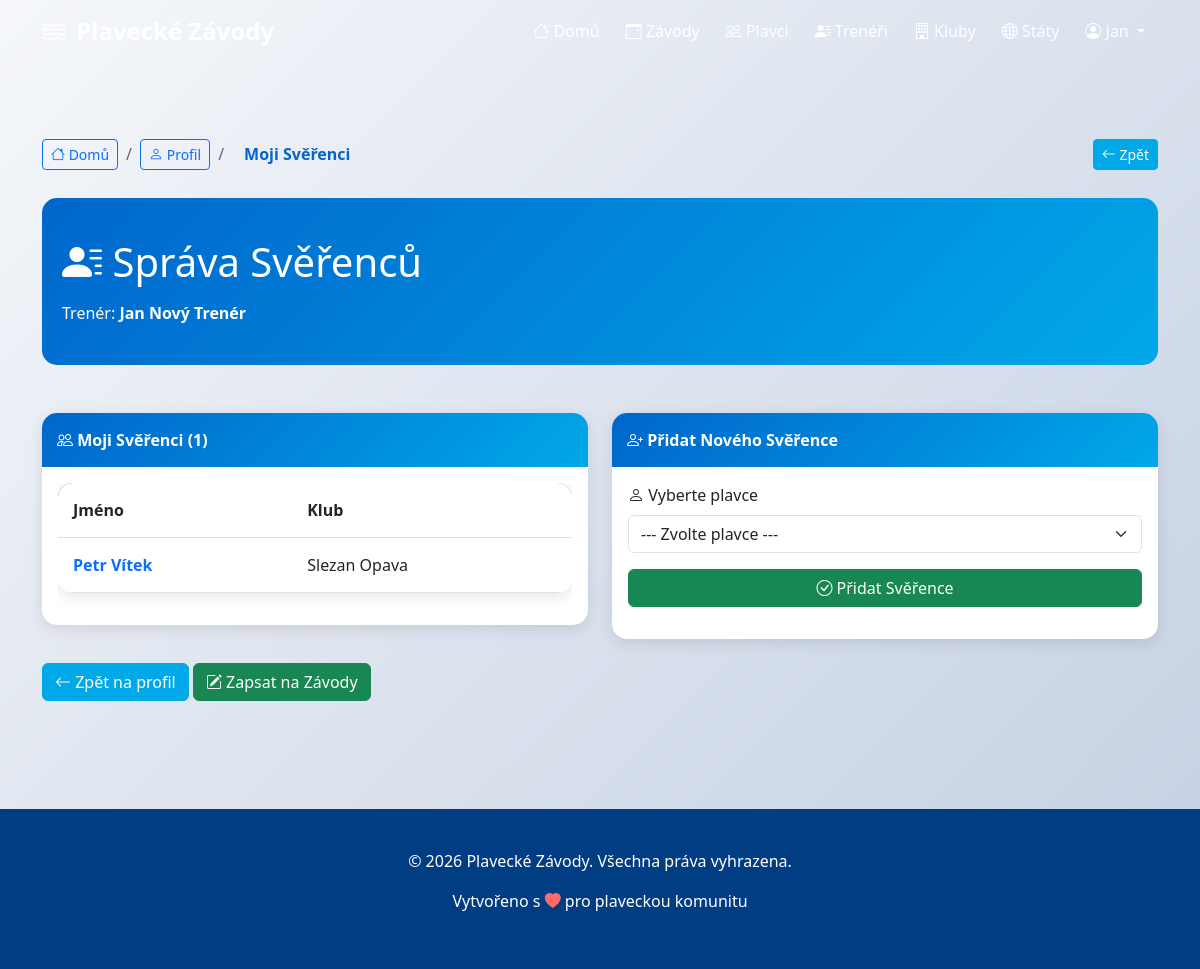
The app's page /treneri/add-sverenek/ (signed in) with its own data.
### zavody/models.py (models this page shows, shortened)
class Trener(models.Model):
    POHLAVI_CHOICES = [
        ('M', 'Muž'),
        ('Z', 'Žena'),
    ]
    trener_id = models.AutoField(primary_key=True)
    jmeno = models.CharField(max_length=100)
    prijmeni = models.CharField(max_length=100)
    pohlavi = models.CharField(max_length=1, choices=POHLAVI_CHOICES, blank=True, null=True)
    foto = models.CharField(max_length=255, blank=True, null=True)
    klub = models.ForeignKey(Klub, on_delete=models.SET_NULL, null=True)
    stat = models.ForeignKey(Stat, on_delete=models.SET_NULL, null=True)
    plavci = models.ManyToManyField(Plavec, related_name='treneri', blank=True)
    class Meta:
        db_table = 'trener'
        verbose_name = 'Trenér'
        verbose_name_plural = 'Trenéři'

class Plavec(models.Model):
    POHLAVI_CHOICES = [
        ('M', 'Muž'),
        ('Z', 'Žena'),
    ]
    plavec_id = models.AutoField(primary_key=True)
    jmeno = models.CharField(max_length=100)
    prijmeni = models.CharField(max_length=100)
    rocnik = models.IntegerField()  # Rok narození
    vaha = models.DecimalField(max_digits=5, decimal_places=2, blank=True, null=True)
    vyska = models.DecimalField(max_digits=5, decimal_places=2, blank=True, null=True)
    pohlavi = models.CharField(max_length=1, choices=POHLAVI_CHOICES)
    foto = models.CharField(max_length=255, blank=True, null=True)
    klub = models.ForeignKey(Klub, on_delete=models.SET_NULL, null=True)
    stat = models.ForeignKey(Stat, on_delete=models.SET_NULL, null=True)
    class Meta:
        db_table = 'plavec'
        verbose_name = 'Plavec'
        verbose_name_plural = 'Plavci'

class Klub(models.Model):
    klub_id = models.AutoField(primary_key=True)
    nazev = models.CharField(max_length=100)
    mesto = models.ForeignKey(Mesto, on_delete=models.CASCADE)
    datum_zalozeni = models.DateField(blank=True, null=True)
    class Meta:
        db_table = 'klub'
        verbose_name = 'Klub'
        verbose_name_plural = 'Kluby'

### zavody/views.py (the view, shortened to what this page needs)
# urls.py: path('treneri/add-sverenek/', views.add_sverenek, name='add_sverenek'),
@login_required(login_url='login')
def add_sverenek(request):
    try:
        if not hasattr(request.user, 'profile') or request.user.profile.role != 'trener':
            messages.error(request, 'Nejste zaregistrován/a jako trenér.')
            return redirect('home')
        treneri = Trener.objects.filter(jmeno__icontains=request.user.first_name) if request.user.first_name else Trener.objects.filter(jmeno__icontains=request.user.username)
        if not treneri.exists():
            trener = Trener.objects.create(
                jmeno=request.user.first_name or request.user.username,
                prijmeni=request.user.last_name or '',
                klub_id=1  # Default klub (měl by existovat)
            )
        else:
            trener = treneri.first()
        visi_plavci = Plavec.objects.exclude(treneri__trener_id=trener.trener_id)
        context = {
            'trener': trener,
            'visi_plavci': visi_plavci,
            'soucasni_plavci': trener.plavci.all(),
        }
        return render(request, 'zavody/add_sverenek.html', context)
    except Exception as e:
        messages.error(request, 'Došlo k chybě. Kontaktujte administrátora.')
        return redirect('profile')

### zavody/templates/zavody/add_sverenek.html (shortened to what this page needs)
{% extends 'base.html' %}
{% block content %}
<div class="container py-5">
    <nav aria-label="breadcrumb" class="mb-4" style="display: flex; justify-content: space-between; align-items: center; gap: 1rem;">
        <div style="display: flex; gap: 0.5rem; align-items: center;">
            <a href="{% url 'home' %}" class="btn btn-sm btn-outline-primary">
                <i class="bi bi-house"></i> Domů
            </a>
            <span style="color: #666;">/</span>
            <a href="{% url 'profile' %}" class="btn btn-sm btn-outline-primary">
                <i class="bi bi-person"></i> Profil
            </a>
            <span style="color: #666;">/</span>
            <span style="padding: 0.5rem 0.75rem; color: #0066cc; font-weight: 600;">Moji Svěřenci</span>
        </div>
        <button onclick="history.back()" class="btn btn-sm btn-secondary" style="white-space: nowrap;">
            <i class="bi bi-arrow-left"></i> Zpět
        </button>
    </nav>
    <div class="detail-header">
        <h1><i class="bi bi-person-lines-fill"></i> Správa Svěřenců</h1>
        <p class="mb-0">Trenér: <strong>{{ trener.jmeno }} {{ trener.prijmeni }}</strong></p>
    </div>
    <div class="row mt-5">
        <div class="col-md-6">
            <div class="card">
                <div class="card-header">
                    <i class="bi bi-people"></i> Moji Svěřenci ({{ soucasni_plavci|length }})
                </div>
                <div class="card-body">
                    {% if soucasni_plavci %}
                        <div class="table-responsive">
                            <table class="table table-sm table-hover">
                                <thead>
                                    <tr>
                                        <th>Jméno</th>
                                        <th>Klub</th>
                                    </tr>
                                </thead>
                                <tbody>
                                    {% for plavec in soucasni_plavci %}
                                        <tr>
                                            <td>
                                                <a href="{% url 'plavec_detail' plavec.plavec_id %}" style="text-decoration: none;">
                                                    <strong>{{ plavec.jmeno }} {{ plavec.prijmeni }}</strong>
                                                </a>
                                            </td>
                                            <td>
                                                {% if plavec.klub %}
                                                    {{ plavec.klub.nazev }}
                                                {% else %}
                                                    <span class="text-muted">—</span>
                                                {% endif %}
                                            </td>
                                        </tr>
                                    {% endfor %}
                                </tbody>
                            </table>
                        </div>
                    {% else %}
                        <div class="alert alert-info" role="alert">
                            <i class="bi bi-info-circle"></i> Zatím nemáte žádné svěřence.
                        </div>
                    {% endif %}
                </div>
            </div>
        </div>
        <div class="col-md-6">
            <div class="card">
                <div class="card-header">
                    <i class="bi bi-person-plus"></i> Přidat Nového Svěřence
                </div>
                <div class="card-body">
                    {% if visi_plavci %}
                        <form method="post" class="mb-3">
                            <div class="mb-3">
                                <label for="plavec_id" class="form-label">
                                    <i class="bi bi-person"></i> Vyberte plavce
                                </label>
                                <select name="plavec_id" id="plavec_id" class="form-select" required>
                                    <option value="">--- Zvolte plavce ---</option>
                                </select>
                            </div>
                            <button type="submit" class="btn btn-success w-100">
                                <i class="bi bi-check-circle"></i> Přidat Svěřence
                            </button>
                        </form>
                    {% else %}
                        <div class="alert alert-info" role="alert">
                            <i class="bi bi-info-circle"></i> Všichni dostupní plavci jsou již ve vašem seznamu nebo nejsou k dispozici.
                        </div>
                    {% endif %}
                </div>
            </div>
        </div>
    </div>
    <div class="row mt-4">
        <div class="col-12">
            <a href="{% url 'trener_detail' trener.trener_id %}" class="btn btn-secondary">
                <i class="bi bi-arrow-left"></i> Zpět na profil
            </a>
            <a href="{% url 'zapsat_plavce_na_zavod' %}" class="btn btn-success">
                <i class="bi bi-pencil-square"></i> Zapsat na Závody
            </a>
        </div>
    </div>
</div>
{% endblock %}

### zavody/templates/base.html (shortened to what this page needs)
<!DOCTYPE html>
<html lang="cs">
<head>
    <link href="https://cdn.jsdelivr.net/npm/bootstrap@5.3.0/dist/css/bootstrap.min.css" rel="stylesheet">
    <link rel="stylesheet" href="https://cdn.jsdelivr.net/npm/bootstrap-icons@1.11.0/font/bootstrap-icons.css">
</head>
<body>
    <nav class="navbar navbar-expand-lg navbar-dark">
        <div class="container">
            <a class="navbar-brand" href="{% url 'home' %}">
                <i class="bi bi-water"></i>
            </a>
            <div class="collapse navbar-collapse" id="navbarNav">
                <ul class="navbar-nav ms-auto">
                    <li class="nav-item">
                        <a class="nav-link" href="{% url 'home' %}">
                            <i class="bi bi-house"></i> Domů
                        </a>
                    </li>
                    <li class="nav-item">
                        <a class="nav-link" href="{% url 'zavody_list' %}">
                            <i class="bi bi-calendar-event"></i> Závody
                        </a>
                    </li>
                    <li class="nav-item">
                        <a class="nav-link" href="{% url 'plavci_list' %}">
                            <i class="bi bi-people"></i> Plavci
                        </a>
                    </li>
                    <li class="nav-item">
                        <a class="nav-link" href="{% url 'treneri_list' %}">
                            <i class="bi bi-person-lines-fill"></i> Trenéři
                        </a>
                    </li>
                    <li class="nav-item">
                        <a class="nav-link" href="{% url 'kluby_list' %}">
                            <i class="bi bi-building"></i> Kluby
                        </a>
                    </li>
                    <li class="nav-item">
                        <a class="nav-link" href="{% url 'stat_list' %}">
                            <i class="bi bi-globe"></i> Státy
                        </a>
                    </li>
                    {% if user.is_authenticated %}
                        <li class="nav-item dropdown">
                            <a class="nav-link dropdown-toggle" href="#" id="userDropdown" role="button" data-bs-toggle="dropdown">
                                <i class="bi bi-person-circle"></i> {{ user.first_name|default:user.username }}
                            </a>
                        </li>
                    {% endif %}
                </ul>
            </div>
        </div>
    </nav>
    <main>
        {% block content %}{% endblock %}
    </main>
    <footer class="footer">
        <div class="container">
            <p>&copy; 2026 Plavecké Závody. Všechna práva vyhrazena.</p>
            <p>Vytvořeno s <i class="bi bi-heart-fill" style="color: #ff6b6b;"></i> pro plaveckou komunitu</p>
        </div>
    </footer>
</body>
</html>

### zavody/templates/base.html (style rules this page uses)
:root { --primary-color: #0066cc; --secondary-color: #00a8e8; --dark-color: #003d82; --light-color: #e8f4f8; }
body { font-family: 'Segoe UI', Tahoma, Geneva, Verdana, sans-serif; background: linear-gradient(135deg, #f5f7fa 0%, #c3cfe2 100%); min-height: 100vh; }
.navbar-brand { font-weight: bold; font-size: 1.5rem; display: flex; align-items: center; gap: 10px; }
.nav-link { color: white !important; font-weight: 500; transition: all 0.3s ease; margin: 0 5px; }
.card { border: none; border-radius: 15px; box-shadow: 0 4px 15px rgba(0, 0, 0, 0.1); transition: all 0.3s ease; overflow: hidden; }
.card-header { background: linear-gradient(135deg, var(--primary-color) 0%, var(--secondary-color) 100%); color: white; border: none; font-weight: 600; padding: 15px; }
.btn-secondary { background-color: var(--secondary-color); border-color: var(--secondary-color); }
.table { background: white; border-radius: 15px; overflow: hidden; box-shadow: 0 4px 15px rgba(0, 0, 0, 0.1); }
.table thead { background: linear-gradient(135deg, var(--primary-color) 0%, var(--secondary-color) 100%); color: white; }
.table td, .table th { vertical-align: middle; padding: 15px; }
.footer { background-color: var(--dark-color); color: white; padding: 40px 20px; margin-top: 60px; text-align: center; }
.detail-header { background: linear-gradient(135deg, var(--primary-color) 0%, var(--secondary-color) 100%); color: white; padding: 40px 20px; border-radius: 15px; margin-bottom: 30px; }
.detail-header h1 { font-size: 2.5rem; margin-bottom: 15px; }

### records on screen
Trener: jmeno "Jan", prijmeni "Nový Trenér"
Plavec: jmeno "Petr", prijmeni "Vítek", klub.nazev "Slezan Opava"

### other values on screen
{{ user.first_name|default:user.username }} "Jan"
{{ soucasni_plavci|length }} "1"
